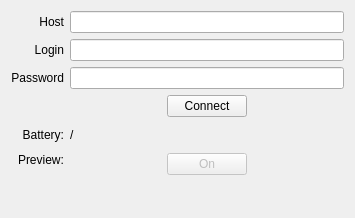
<?xml version="1.0" encoding="UTF-8"?>
<ui version="4.0">
 <class>WindowsDevicePortal</class>
 <widget class="QWidget" name="WindowsDevicePortal">
  <property name="geometry">
   <rect>
    <x>0</x>
    <y>0</y>
    <width>355</width>
    <height>218</height>
   </rect>
  </property>
  <property name="sizePolicy">
   <sizepolicy hsizetype="Minimum" vsizetype="Minimum">
    <horstretch>0</horstretch>
    <verstretch>0</verstretch>
   </sizepolicy>
  </property>
  <property name="minimumSize">
   <size>
    <width>0</width>
    <height>0</height>
   </size>
  </property>
  <property name="windowTitle">
   <string>Form</string>
  </property>
  <layout class="QGridLayout" name="gridLayout">
   <item row="4" column="0" alignment="Qt::AlignRight|Qt::AlignVCenter">
    <widget class="QLabel" name="batteryLabel">
     <property name="text">
      <string>Battery:</string>
     </property>
     <property name="alignment">
      <set>Qt::AlignRight|Qt::AlignTop|Qt::AlignTrailing</set>
     </property>
    </widget>
   </item>
   <item row="4" column="1" alignment="Qt::AlignVCenter">
    <widget class="QLabel" name="batteryLevel">
     <property name="text">
      <string>/</string>
     </property>
     <property name="alignment">
      <set>Qt::AlignLeading|Qt::AlignLeft|Qt::AlignTop</set>
     </property>
    </widget>
   </item>
   <item row="2" column="1">
    <widget class="QLineEdit" name="passwordInput"/>
   </item>
   <item row="2" column="0">
    <widget class="QLabel" name="passwordLabel">
     <property name="text">
      <string>Password</string>
     </property>
     <property name="alignment">
      <set>Qt::AlignRight|Qt::AlignTrailing|Qt::AlignVCenter</set>
     </property>
    </widget>
   </item>
   <item row="0" column="0">
    <widget class="QLabel" name="hostLabel">
     <property name="text">
      <string>Host</string>
     </property>
     <property name="alignment">
      <set>Qt::AlignRight|Qt::AlignTrailing|Qt::AlignVCenter</set>
     </property>
    </widget>
   </item>
   <item row="0" column="1">
    <widget class="QLineEdit" name="hostInput"/>
   </item>
   <item row="1" column="0">
    <widget class="QLabel" name="loginLabel">
     <property name="text">
      <string>Login</string>
     </property>
     <property name="alignment">
      <set>Qt::AlignRight|Qt::AlignTrailing|Qt::AlignVCenter</set>
     </property>
    </widget>
   </item>
   <item row="1" column="1">
    <widget class="QLineEdit" name="loginInput">
     <property name="autoFillBackground">
      <bool>false</bool>
     </property>
    </widget>
   </item>
   <item row="5" column="0" alignment="Qt::AlignRight|Qt::AlignTop">
    <widget class="QLabel" name="previewLabel">
     <property name="text">
      <string>Preview:</string>
     </property>
    </widget>
   </item>
   <item row="5" column="1" alignment="Qt::AlignHCenter|Qt::AlignTop">
    <widget class="QPushButton" name="previewButton">
     <property name="enabled">
      <bool>false</bool>
     </property>
     <property name="text">
      <string>On</string>
     </property>
    </widget>
   </item>
   <item row="6" column="1">
    <widget class="QLabel" name="previewInfo">
     <property name="text">
      <string/>
     </property>
    </widget>
   </item>
   <item row="3" column="1" alignment="Qt::AlignHCenter">
    <widget class="QPushButton" name="connectButton">
     <property name="text">
      <string>Connect</string>
     </property>
    </widget>
   </item>
  </layout>
 </widget>
 <resources/>
 <connections>
  <connection>
   <sender>connectButton</sender>
   <signal>clicked()</signal>
   <receiver>WindowsDevicePortal</receiver>
   <slot>connection()</slot>
   <hints>
    <hint type="sourcelabel">
     <x>46</x>
     <y>98</y>
    </hint>
    <hint type="destinationlabel">
     <x>116</x>
     <y>69</y>
    </hint>
   </hints>
  </connection>
  <connection>
   <sender>previewButton</sender>
   <signal>clicked()</signal>
   <receiver>WindowsDevicePortal</receiver>
   <slot>togglePreview()</slot>
   <hints>
    <hint type="sourcelabel">
     <x>203</x>
     <y>150</y>
    </hint>
    <hint type="destinationlabel">
     <x>177</x>
     <y>96</y>
    </hint>
   </hints>
  </connection>
 </connections>
 <slots>
  <slot>connection()</slot>
  <slot>togglePreview()</slot>
 </slots>
</ui>
